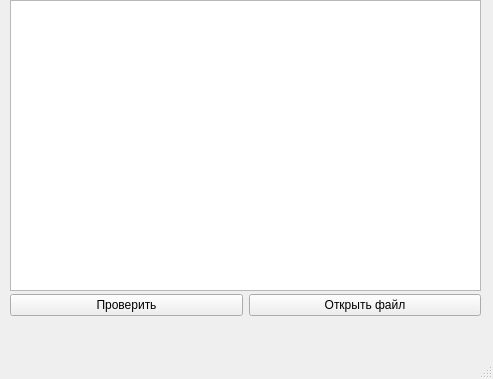
<?xml version="1.0" encoding="UTF-8"?>
<ui version="4.0">
 <class>MainWindow</class>
 <widget class="QMainWindow" name="MainWindow">
  <property name="geometry">
   <rect>
    <x>0</x>
    <y>0</y>
    <width>493</width>
    <height>379</height>
   </rect>
  </property>
  <property name="windowTitle">
   <string>MainWindow</string>
  </property>
  <widget class="QWidget" name="centralwidget">
   <widget class="QTextEdit" name="textEdit">
    <property name="geometry">
     <rect>
      <x>10</x>
      <y>0</y>
      <width>471</width>
      <height>291</height>
     </rect>
    </property>
   </widget>
   <widget class="QWidget" name="horizontalLayoutWidget">
    <property name="geometry">
     <rect>
      <x>10</x>
      <y>290</y>
      <width>471</width>
      <height>31</height>
     </rect>
    </property>
    <layout class="QHBoxLayout" name="horizontalLayout">
     <item>
      <widget class="QPushButton" name="pushButton">
       <property name="text">
        <string>Проверить</string>
       </property>
      </widget>
     </item>
     <item>
      <widget class="QPushButton" name="pushButton_3">
       <property name="text">
        <string>Открыть файл</string>
       </property>
      </widget>
     </item>
    </layout>
   </widget>
  </widget>
  <widget class="QMenuBar" name="menubar">
   <property name="geometry">
    <rect>
     <x>0</x>
     <y>0</y>
     <width>493</width>
     <height>25</height>
    </rect>
   </property>
  </widget>
  <widget class="QStatusBar" name="statusbar"/>
 </widget>
 <resources/>
 <connections/>
</ui>
